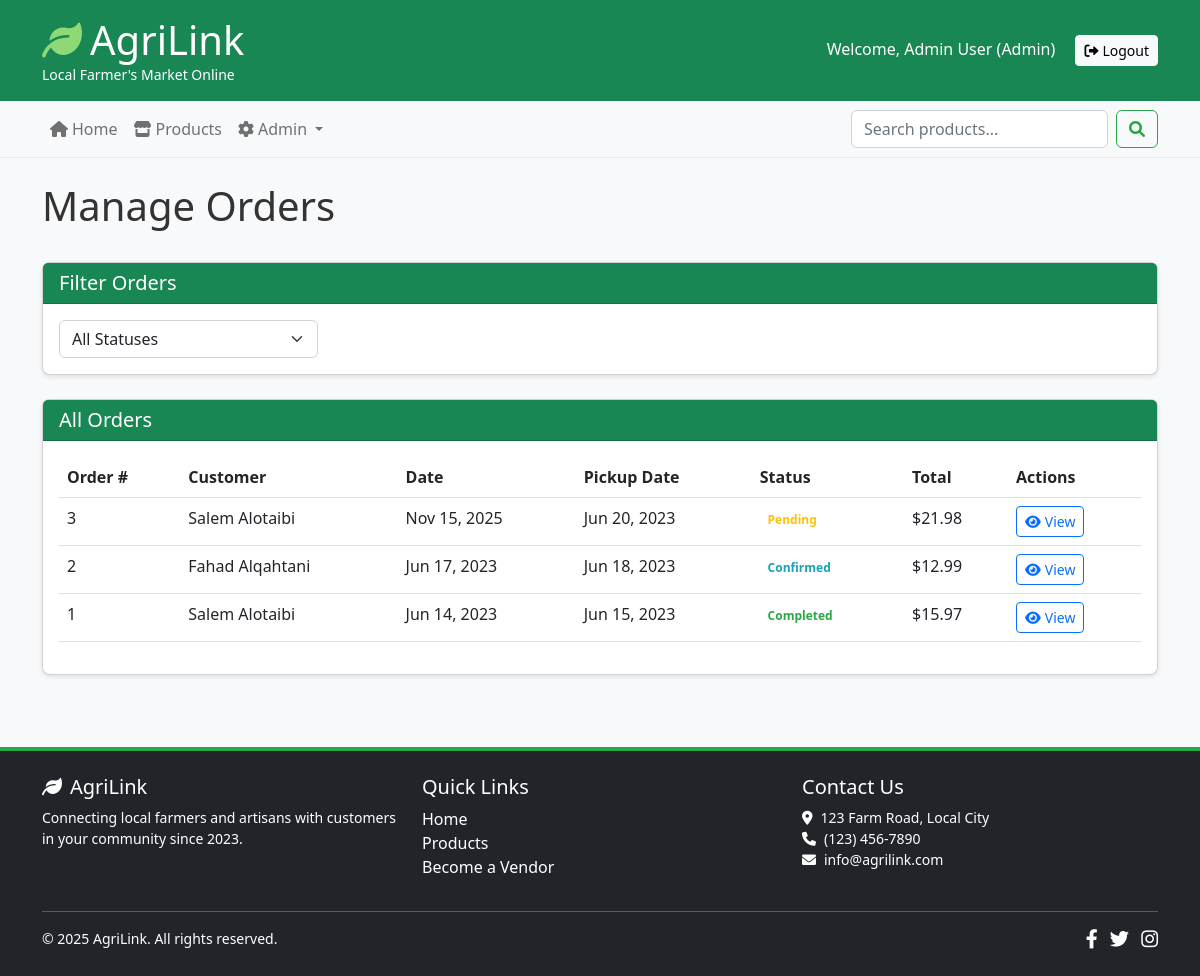
The page /presentation/admin/orders.php (signed in) on the database its author committed.
### tables this page shows
CREATE TABLE orders (
    id INT AUTO_INCREMENT PRIMARY KEY,
    user_id INT NOT NULL,
    total_amount DECIMAL(10, 2) NOT NULL,
    pickup_date DATE NOT NULL,
    status ENUM('pending', 'confirmed', 'ready', 'completed', 'cancelled') DEFAULT 'pending',
    created_at TIMESTAMP DEFAULT CURRENT_TIMESTAMP,
    updated_at TIMESTAMP DEFAULT CURRENT_TIMESTAMP ON UPDATE CURRENT_TIMESTAMP,
    FOREIGN KEY (user_id) REFERENCES users(id) ON DELETE CASCADE
);

CREATE TABLE users (
    id INT AUTO_INCREMENT PRIMARY KEY,
    name VARCHAR(100) NOT NULL,
    email VARCHAR(100) NOT NULL UNIQUE,
    password VARCHAR(255) NOT NULL,
    role ENUM('customer', 'vendor', 'admin') DEFAULT 'customer',
    created_at TIMESTAMP DEFAULT CURRENT_TIMESTAMP,
    updated_at TIMESTAMP DEFAULT CURRENT_TIMESTAMP ON UPDATE CURRENT_TIMESTAMP
);

### data/Database.php (called while the page is built, shortened)
<?php
class Database {
    private static $instance = null;
    private $connection;
    private function __construct() {
        try {
            $this->connection = new PDO(
                'mysql:host=' . DB_HOST . ';port=' . DB_PORT . ';dbname=' . DB_NAME . ';charset=utf8mb4',
                DB_USER,
                DB_PASS,
                [
                    PDO::ATTR_ERRMODE => PDO::ERRMODE_EXCEPTION,
                    PDO::ATTR_DEFAULT_FETCH_MODE => PDO::FETCH_ASSOC,
                    PDO::ATTR_EMULATE_PREPARES => false
                ]
            );
        } catch (PDOException $e) {
            die("Database connection failed: " . $e->getMessage());
        }
    }
    public static function getInstance() {
        if (self::$instance === null) {
            self::$instance = new self();
        }
        return self::$instance;
    }
    public function prepare($sql) {
        return $this->connection->prepare($sql);
    }
    public function query($sql) {
        return $this->connection->query($sql);
    }
}

### business/SessionManager.php (called while the page is built, shortened)
<?php
class SessionManager {
    public static function isLoggedIn() {
        return isset($_SESSION['user_id']);
    }
    public static function getCurrentUserRole() {
        return self::isLoggedIn() ? $_SESSION['user_role'] : null;
    }
    public static function isAdmin() {
        return self::getCurrentUserRole() === self::ROLE_ADMIN;
    }
}

### business/OrderManager.php (called while the page is built, shortened)
<?php
require_once __DIR__ . '/../data/OrderDAO.php';
class OrderManager {
    private $orderDAO;
    public function __construct() {
        $this->orderDAO = new OrderDAO();
    }
    public function getAllOrders() {
        return $this->orderDAO->getAllOrders();
    }
}

### data/OrderDAO.php (called while the page is built, shortened)
<?php
require_once 'Database.php';
class OrderDAO {
    private $db;
    public function __construct() {
        $this->db = Database::getInstance();
    }
    public function getOrderItems($orderId) {
        $stmt = $this->db->prepare(
            "SELECT oi.*, p.name as product_name, p.image
             FROM order_items oi
             JOIN products p ON oi.product_id = p.id
             WHERE oi.order_id = :order_id"
        );
        $stmt->execute(['order_id' => $orderId]);
        return $stmt->fetchAll();
    }
    public function getAllOrders() {
        $stmt = $this->db->query(
            "SELECT o.*, u.name as customer_name
             FROM orders o
             JOIN users u ON o.user_id = u.id
             ORDER BY o.created_at DESC"
        );
        $orders = $stmt->fetchAll();
        foreach ($orders as &$order) {
            $order['items'] = $this->getOrderItems($order['id']);
        }
        return $orders;
    }
}

### presentation/admin/orders.php (the view, shortened to what this page needs)
<?php
require_once '../../business/SessionManager.php';
require_once '../../business/OrderManager.php';
$orderManager = new OrderManager();
$orders = $orderManager->getAllOrders();
require_once '../../presentation/layouts/header.php';
require_once '../../presentation/layouts/navigation.php';
?>
<main class="container py-4">
    <div class="d-flex justify-content-between align-items-center mb-4">
        <h1>Manage Orders</h1>
    </div>
    <div class="card mb-4">
        <div class="card-header bg-success text-white">
            <h5 class="mb-0">Filter Orders</h5>
        </div>
        <div class="card-body">
            <form action="" method="GET" class="row g-3">
                <div class="col-md-3">
                    <select name="status" class="form-select" onchange="this.form.submit()">
                        <option value="">All Statuses</option>
                    </select>
                </div>
            </form>
        </div>
    </div>
    <?php if (empty($orders)): ?>
        <div class="alert alert-info">
            <i class="fas fa-info-circle me-2"></i>No orders found with the selected filter.
        </div>
    <?php else: ?>
        <div class="card">
            <div class="card-header bg-success text-white">
                <h5 class="mb-0">All Orders</h5>
            </div>
            <div class="card-body">
                <div class="table-responsive">
                    <table class="table table-hover">
                        <thead>
                            <tr>
                                <th>Order #</th>
                                <th>Customer</th>
                                <th>Date</th>
                                <th>Pickup Date</th>
                                <th>Status</th>
                                <th>Total</th>
                                <th>Actions</th>
                            </tr>
                        </thead>
                        <tbody>
                            <?php foreach ($orders as $order): ?>
                                <tr>
                                    <td><?php echo $order['id']; ?></td>
                                    <td><?php echo htmlspecialchars($order['customer_name']); ?></td>
                                    <td><?php echo date('M d, Y', strtotime($order['created_at'])); ?></td>
                                    <td><?php echo date('M d, Y', strtotime($order['pickup_date'])); ?></td>
                                    <td>
                                        <span class="badge status-<?php echo $order['status']; ?>">
                                            <?php echo ucfirst($order['status']); ?>
                                        </span>
                                    </td>
                                    <td>$<?php echo number_format($order['total_amount'], 2); ?></td>
                                    <td>
                                        <a href="<?php echo BASE_URL; ?>presentation/common/order_detail.php?id=<?php echo $order['id']; ?>"
                                           class="btn btn-sm btn-outline-primary">
                                            <i class="fas fa-eye me-1"></i>View
                                        </a>
                                    </td>
                                </tr>
                            <?php endforeach; ?>
                        </tbody>
                    </table>
                </div>
            </div>
        </div>
    <?php endif; ?>
</main>
<?php require_once '../../presentation/layouts/footer.php'; ?>

### assets/css/style.css (style rules this page uses)
body { font-family: 'Segoe UI', Tahoma, Geneva, Verdana, sans-serif; background-color: #f8f9fa; color: #333; }
.card { border-radius: 8px; box-shadow: 0 2px 5px rgba(0, 0, 0, 0.1); transition: all 0.3s ease; }
.status-pending { color: #ffc107; }
.status-confirmed { color: #17a2b8; }
.status-completed { color: #28a745; }

### rows shown on the page
orders: id "3", user.name "Salem Alotaibi", created_at "Nov 15, 2025", pickup_date "Jun 20, 2023", status "Pending", total_amount "21.98"
orders: id "2", user.name "Fahad Alqahtani", created_at "Jun 17, 2023", pickup_date "Jun 18, 2023", status "Confirmed", total_amount "12.99"
orders: id "1", user.name "Salem Alotaibi", created_at "Jun 14, 2023", pickup_date "Jun 15, 2023", status "Completed", total_amount "15.97"

### other values the page prints
SessionManager::getCurrentUserName() "Admin User"
SessionManager::getCurrentUserRole() "Admin"
